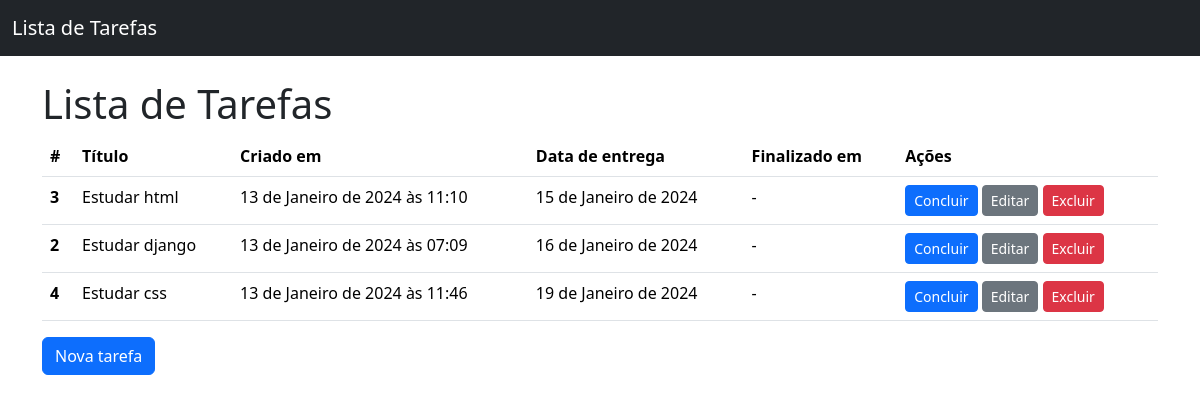
/, run on an earlier commit of the app's database.
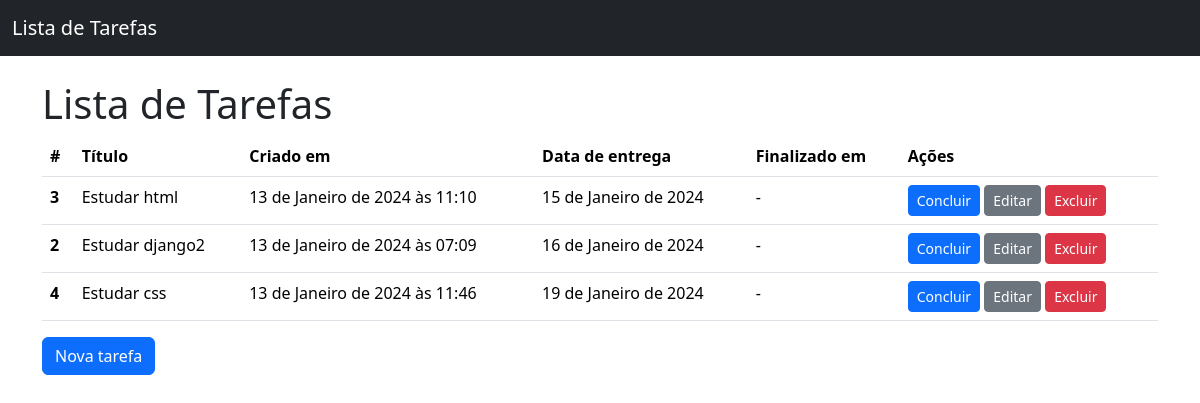
And on a later commit of the database.
### todos/models.py (models this page shows, shortened)
class Todo(models.Model):
   title= models.CharField(verbose_name="Título",max_length=100,null=False,blank=False)
   created_at= models.DateTimeField(auto_now_add=True,null=False, blank=False)
   deadline=models.DateField(verbose_name="Data de entrega",null=False,blank=False)
   finished=models.DateField(null=True)
   class Meta:
        ordering = ['deadline']

### todos/views.py (the view)
# urls.py: path('',TodoListView.as_view(), name="todo_list"),
class TodoListView(ListView):
  model=Todo

### todos/templates/todos/todo_list.html (shortened to what this page needs)
{% extends 'base.html' %}
{% block page_title %}
  Lista de Tarefas
{% endblock page_title %}
{% block content %}
  <h1>Lista de Tarefas</h1>
{% if todo_list%}
    <table class="table">
      <thead>
        <tr>
          <th scope="col">#</th>
          <th scope="col">Título</th>
          <th scope="col">Criado em</th>
          <th scope="col">Data de entrega</th>
          <th scope="col">Finalizado em </th>
          <th scope="col">Ações</th>
        </tr>
      </thead>
      <tbody>
        {% for todo in todo_list %}
        <tr>
          <th scope="row">{{todo.pk}}</th>
          <td>{{todo.title}}</td>
          <td>{{todo.created_at}}</td>
          <td>{{todo.deadline}}</td>
          <td>{{todo.finished|default:"-"}}</td>
          <td>
             <a href="{% url 'todo_complete' pk=todo.pk %}" class="btn btn-primary btn-sm {% if todo.finished %}disabled{% endif %}">
                 Concluir
               </a>
                <a href="{% url 'todo_update' pk=todo.pk %}" class="btn btn-secondary btn-sm {% if todo.finished %}disabled{% endif %}">
                    Editar
                 </a>
            <a href="{% url 'todo_delete' pk=todo.pk %}" class="btn btn-danger btn-sm">Excluir</a>
          </td>
        </tr>
        {% endfor %}
      </tbody>
    </table>
    {% else %}
    <p>Não há tarefas cadastradas</p>
  {% endif %}
    <a href="{% url 'todo_create'%}" class="btn btn-primary">Nova tarefa</a>
{% endblock content %}

What changed in the data, as far as the page shows it:
changed Todo id 2: title "Estudar django" → "Estudar django2"
